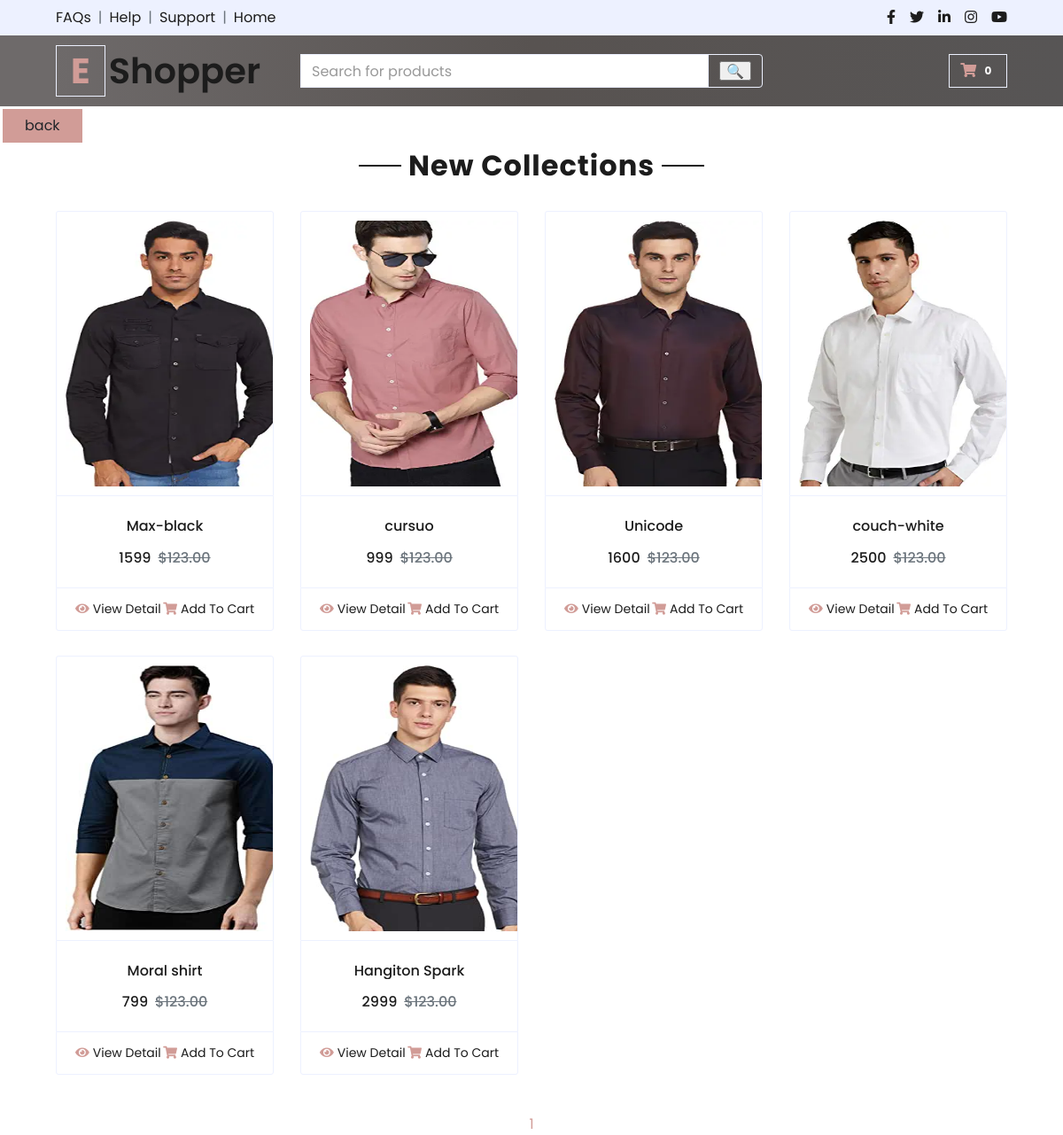
Page /mens-wear/ on the committed database.
### shop/models.py (models this page shows, shortened)
class products(models.Model):
    name = models.CharField(max_length=250, unique=True)
    slug = models.SlugField(max_length=250, unique=True)
    image = models.ImageField(upload_to='product')
    stock = models.IntegerField()
    available = models.BooleanField(default=True)
    price = models.IntegerField()
    category = models.ForeignKey(categ,on_delete=models.CASCADE)
    def get_url(self):
        return reverse('Detail_page',args=[self.category.slug,self.slug])

### shop/views.py (the view)
# urls.py: path('<slug:c_slug>/',views.product,name='product_page'),
def product(requset,c_slug):
    c_page=None
    prod=None
    if c_slug!=None:
        c_page=get_object_or_404(categ,slug=c_slug)
        prod=products.objects.filter(category=c_page, available=True)
    else:
        prod=products.objects.all().filter(available=True)
    paginator=Paginator(prod,8)
    try:
        page=int(requset.GET.get('page','1'))
    except:
        page=1
    try:
        pro=paginator.page(page)
    except(EmptyPage,InvalidPage):
        pro=paginator.page(paginator.num_pages)
    return render(requset, 'products_sep.html', {'pr': prod,'pg':pro})

### templates/products_sep.html
{% extends 'main.html' %}
{% block content %}
<div style="position: absolute; padding: auto; margin: 3px; color: black;">
    <input type=button value="back" class="btn btn-primary px-4" onClick="javascript:history.go(-1);">
</div>
<div class="container-fluid pt-5">
        <div class="text-center mb-4">
            <h2 class="section-title px-5"><span class="px-2">New Collections</span></h2>
        </div>
        <div class="row px-xl-5 pb-3">
            {% for i in pg.object_list %}
            <div class="col-lg-3 col-md-6 col-sm-12 pb-1">
                <div class="card product-item border-0 mb-4">
                    <div class="card-header product-img position-relative overflow-hidden bg-transparent border p-0">
                        <img class="img-fluid w-100" style="height:300px;width:250px; display:block; margin:10px; width: 93%;" src="{{i.image.url}}" alt="">
                    </div>
                    <div class="card-body border-left border-right text-center p-0 pt-4 pb-3">
                        <h6 class="text-truncate mb-3">{{i.name}}</h6>
                        <div class="d-flex justify-content-center">
                            <h6>{{i.price}}</h6><h6 class="text-muted ml-2"><del>$123.00</del></h6>
                        </div>
                    </div>
                    <div class="card-footer d-flex justify-content-between bg-light border">
                        <a href="{{i.get_url}}" class="btn btn-sm text-dark p-0"><i class="fas fa-eye text-primary mr-1"></i>View Detail</a>
                        <a href="{% url 'cart_add' i.id %}" class="btn btn-sm text-dark p-0"><i class="fas fa-shopping-cart text-primary mr-1"></i>Add To Cart</a>
                    </div>
                </div>
            </div>
            {% endfor %}
        </div>
    </div>
<div>
    <center>
        {% for p in pg.paginator.page_range %}
        <a href="?page={{p}}" class="{% if pg.number == p %} active {% endif %}">{{p}}</a>
        {% endfor %}
    </center>
</div>
{% endblock %}

### templates/main.html (shortened to what this page needs)
{% load static %}
<!DOCTYPE html>
<html lang="en">
<head>
    <link rel="stylesheet" href="https://cdn.jsdelivr.net/npm/bootstrap@4.0.0/dist/css/bootstrap.min.css"
>
    <link href="https://cdnjs.cloudflare.com/ajax/libs/font-awesome/5.10.0/css/all.min.css" rel="stylesheet">
    <link href="{% static 'lib/owlcarousel/assets/owl.carousel.min.css' %}" rel="stylesheet">
    <link href="{% static 'css/style.css' %}" rel="stylesheet">
</head>
<body>
    <div class="container-fluid" style="background:linear-gradient(90deg, #6e6a6a 5%, #585351 50%,#575555 100%);">
        <div class="row bg-secondary py-2 px-xl-5">
            <div class="col-lg-6 d-none d-lg-block">
                <div class="d-inline-flex align-items-center">
                    <a class="text-dark" href="">FAQs</a>
                    <span class="text-muted px-2">|</span>
                    <a class="text-dark" href="">Help</a>
                    <span class="text-muted px-2">|</span>
                    <a class="text-dark" href="">Support</a>
                    <span class="text-muted px-2">|</span>
                    <a href="{% url 'front_view' %}" class="text-dark">Home</a>
                </div>
            </div>
            <div class="col-lg-6 text-center text-lg-right">
                <div class="d-inline-flex align-items-center">
                    <a class="text-dark px-2" href="https://www.facebook.com/login/">
                        <i class="fab fa-facebook-f"></i>
                    </a>
                    <a class="text-dark px-2" href="  https://twitter.com/i/flow/login?input_flow_data=%7B%22requested_variant%22%3A%22eyJsYW5nIjoiZW4ifQ%3D%3D%22%7D  ">
                        <i class="fab fa-twitter"></i>
                    </a>
                    <a class="text-dark px-2" href="   https://in.linkedin.com/ ">
                        <i class="fab fa-linkedin-in"></i>
                    </a>
                    <a class="text-dark px-2" href=" https://www.instagram.com/   ">
                        <i class="fab fa-instagram"></i>
                    </a>
                    <a class="text-dark pl-2" href="    https://www.youtube.com/">
                        <i class="fab fa-youtube"></i>
                    </a>
                </div>
            </div>
        </div>
        <div class="row align-items-center py-3 px-xl-5">
            <div class="col-lg-3 d-none d-lg-block">
                <a href="" class="text-decoration-none">
                    <h1 class="m-0 display-5 font-weight-semi-bold"><span
                            class="text-primary font-weight-bold border px-3 mr-1">E</span>Shopper</h1>
                </a>
            </div>
            <div class="col-lg-6 col-6 text-left">
                <form action="{% url 'search_item' %}" method="get">
                    <div class="input-group">
                        <input type="text" class="form-control" placeholder="Search for products" name="search_area"
                            value="{{search_input}}">
                       <div class="input-group-append ">
                            <span class="input-group-text bg-transparent text-primary">
                                <i class="fa fa"><input type="submit" value=🔍></i>
                            </span>
                        </div>
                    </div>
                </form>
            </div>
            <div class="col-lg-3 col-6 text-right">
                <a href="{% url 'cart_page' %}" class="btn border">
                    <i class="fas fa-shopping-cart text-primary"></i>
                    <span class="badge" style="color: #ffffff;">0</span>
                </a>
            </div>
        </div>
    </div>
    {% block content %}
    {% endblock %}
</body>
</html>

### rows in the picture
products: image (picture), name "Max-black", price "1599"
products: image (picture), name "cursuo", price "999"
products: image (picture), name "Unicode", price "1600"
products: image (picture), name "couch-white", price "2500"
products: image (picture), name "Moral shirt", price "799"
products: image (picture), name "Hangiton Spark", price "2999"

### other values in the picture
{{ p }} "1"
